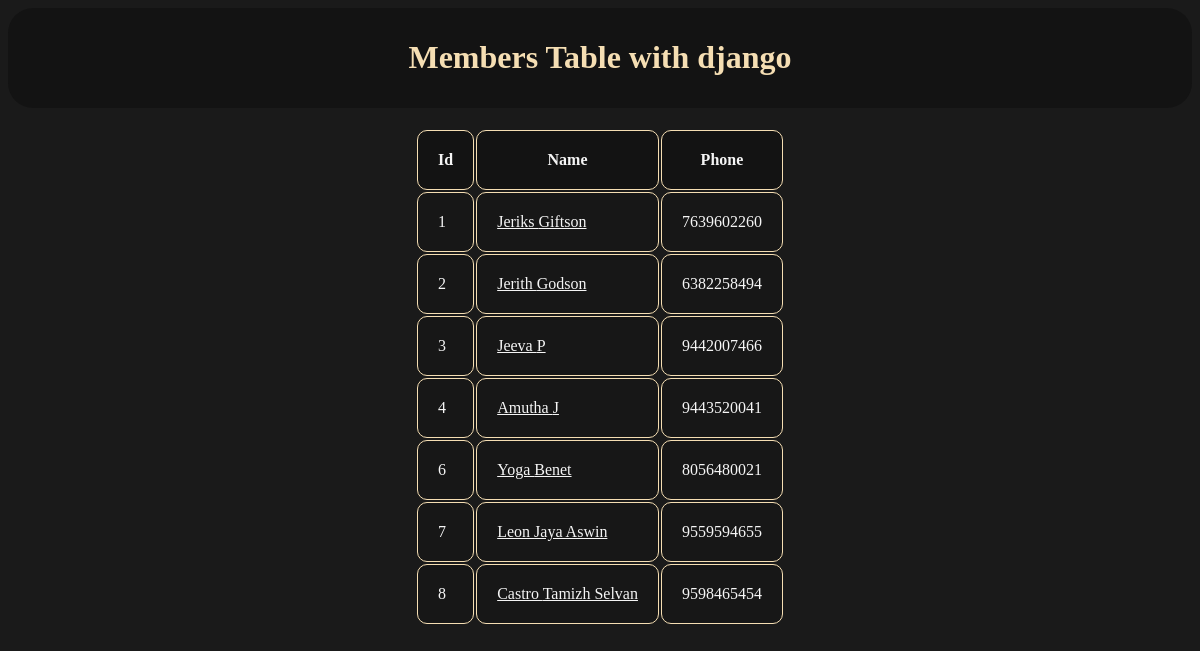
The page / on the database its author committed.
### home/models.py (models this page shows, shortened)
class Members(models.Model):
    f_name = models.CharField(max_length=50)
    l_name = models.CharField(max_length=50)
    phone = models.IntegerField(null=True)
    dob = models.DateField(null=True)
    occupation = models.CharField(max_length=50, null=True)
    email = models.CharField(max_length=50, null=True)

### home/views.py (the view)
# urls.py: 2. Add a URL to urlpatterns:  path('', views.home, name='home')
def home(request):
    template = loader.get_template('home.html')
    members = Members.objects.all().values()
    context = {'members': members}
    return HttpResponse(template.render(context, request))

### home/templates/home.html (shortened to what this page needs)
{% extends "master.html"%}
{% block content %}
<div class="members-table">
    <table>
        <tr>
            <th>Id</th>
            <th>Name</th>
            <th>Phone</th>
        </tr>
        {% for x in members %}
        <tr>
            <td>{{x.id}}</td>
            <td><a href="/details/{{x.id}}">{{x.f_name}} {{x.l_name}}</a></td>
            <td>{{x.phone}}</td>
        </tr>
        {% endfor %}
    </table>
</div>
{% endblock %}

### home/templates/master.html (shortened to what this page needs)
{% load static %}
<!DOCTYPE html>
<html lang="en">
<link rel="stylesheet" href="{% static 'style.css' %}">
<head>
</head>
<body>
    <header>
        <h1>Members Table with django</h1>
    </header>
    {% block content %} {% endblock %}
</body>
</html>

### home/static/style.css (style rules this page uses)
body { color: whitesmoke; background-color: #1a1a1a; }
a { color: whitesmoke; }
header { background-color: hsl(0, 0%, 7.5%); border-radius: 25px; color: wheat; display: flex; flex-direction: column; justify-content: center; align-items: center; padding: 10px; margin-bottom: 20px; }
th { background-color: hsl(0, 0%, 7.5%); }
td { background-color: hsl(0, 0%, 9%); }
th, td { border: 1px solid wheat; border-radius: 10px; padding: 20px; }
.members-table { height: 100%; width: 100%; display: flex; flex-direction: row; align-items: start; justify-content: center; }

### rows shown on the page
Members: id "1", f_name "Jeriks", l_name "Giftson", phone "7639602260"
Members: id "2", f_name "Jerith", l_name "Godson", phone "6382258494"
Members: id "3", f_name "Jeeva", l_name "P", phone "9442007466"
Members: id "4", f_name "Amutha", l_name "J", phone "9443520041"
Members: id "6", f_name "Yoga", l_name "Benet", phone "8056480021"
Members: id "7", f_name "Leon", l_name "Jaya Aswin", phone "9559594655"
Members: id "8", f_name "Castro", l_name "Tamizh Selvan", phone "9598465454"
